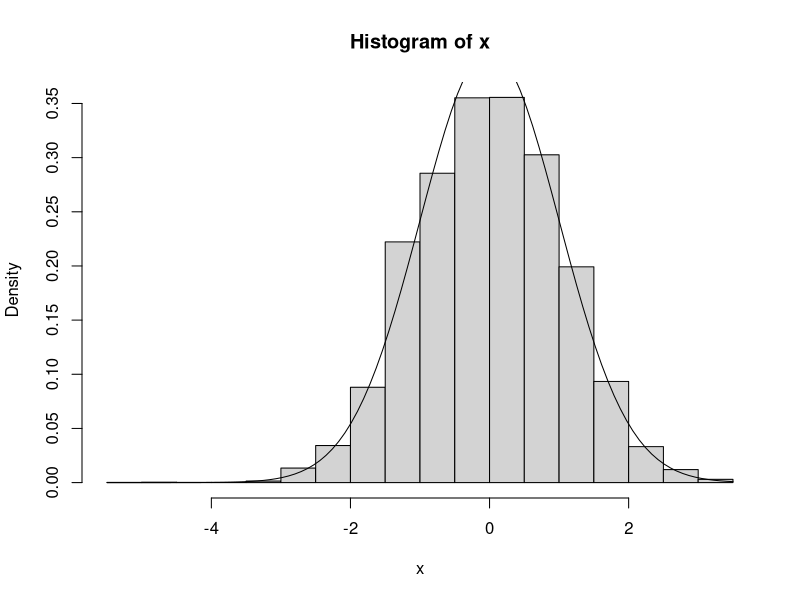

R code for this plot:
library(ggplot2)

step <- function(x, a){
  X_next <- runif(1, x-a, x+a) 
  U <- runif(1)
  a <- dnorm(X_next)/dnorm(x)
  if(U > a){
      X_next <- x
  }
  return(X_next)
}

rmarkov <- function(n, a){
  x <- numeric(n)
  x[1] <- 0
  for (i in 2:n) {
    x[i] <- step(x[i-1], a)
  }
  return(x)
}

x <- rmarkov(10^4, 5)
hist(x, prob = TRUE)
curve(dnorm(x), add = TRUE)




